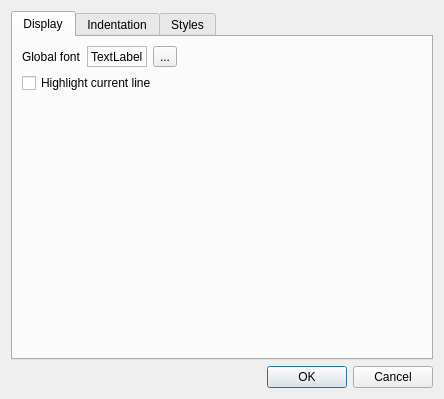
<ui version="4.0" >
 <class>ConfigDialog</class>
 <widget class="QDialog" name="ConfigDialog" >
  <property name="geometry" >
   <rect>
    <x>0</x>
    <y>0</y>
    <width>444</width>
    <height>399</height>
   </rect>
  </property>
  <property name="windowTitle" >
   <string>Configure Editor</string>
  </property>
  <layout class="QVBoxLayout" name="verticalLayout" >
   <item>
    <widget class="QTabWidget" name="tabs_" >
     <property name="currentIndex" >
      <number>0</number>
     </property>
     <widget class="QWidget" name="tab" >
      <attribute name="title" >
       <string>Display</string>
      </attribute>
      <layout class="QVBoxLayout" name="verticalLayout_4" >
       <item>
        <layout class="QHBoxLayout" name="horizontalLayout_2" >
         <item>
          <widget class="QLabel" name="label" >
           <property name="text" >
            <string>Global font</string>
           </property>
          </widget>
         </item>
         <item>
          <widget class="QLabel" name="globalFontLabel_" >
           <property name="frameShape" >
            <enum>QFrame::StyledPanel</enum>
           </property>
           <property name="text" >
            <string>TextLabel</string>
           </property>
          </widget>
         </item>
         <item>
          <widget class="QToolButton" name="globalFontButton_" >
           <property name="text" >
            <string>...</string>
           </property>
          </widget>
         </item>
         <item>
          <spacer name="horizontalSpacer_2" >
           <property name="orientation" >
            <enum>Qt::Horizontal</enum>
           </property>
           <property name="sizeHint" stdset="0" >
            <size>
             <width>40</width>
             <height>20</height>
            </size>
           </property>
          </spacer>
         </item>
        </layout>
       </item>
       <item>
        <widget class="QCheckBox" name="hlCurLineCheck_" >
         <property name="text" >
          <string>Highlight current line</string>
         </property>
        </widget>
       </item>
       <item>
        <spacer name="verticalSpacer_2" >
         <property name="orientation" >
          <enum>Qt::Vertical</enum>
         </property>
         <property name="sizeHint" stdset="0" >
          <size>
           <width>20</width>
           <height>41</height>
          </size>
         </property>
        </spacer>
       </item>
      </layout>
     </widget>
     <widget class="QWidget" name="tab_2" >
      <attribute name="title" >
       <string>Indentation</string>
      </attribute>
      <layout class="QVBoxLayout" name="verticalLayout_3" >
       <item>
        <widget class="QCheckBox" name="indentTabsCheck_" >
         <property name="text" >
          <string>Indent with tabs</string>
         </property>
        </widget>
       </item>
       <item>
        <widget class="QWidget" native="1" name="widget" >
         <layout class="QHBoxLayout" name="horizontalLayout" >
          <item>
           <widget class="QLabel" name="label_2" >
            <property name="text" >
             <string>Tab Width</string>
            </property>
           </widget>
          </item>
          <item>
           <widget class="QSpinBox" name="tabWidthSpin_" />
          </item>
          <item>
           <spacer name="horizontalSpacer" >
            <property name="orientation" >
             <enum>Qt::Horizontal</enum>
            </property>
            <property name="sizeHint" stdset="0" >
             <size>
              <width>173</width>
              <height>20</height>
             </size>
            </property>
           </spacer>
          </item>
         </layout>
        </widget>
       </item>
       <item>
        <widget class="QGroupBox" name="groupBox" >
         <property name="title" >
          <string>Language Options</string>
         </property>
         <layout class="QVBoxLayout" name="verticalLayout_2" >
          <item>
           <layout class="QHBoxLayout" name="horizontalLayout_5" >
            <item>
             <widget class="QLabel" name="label_4" >
              <property name="text" >
               <string>Language</string>
              </property>
             </widget>
            </item>
            <item>
             <widget class="QComboBox" name="indentLanguageCombo_" />
            </item>
            <item>
             <spacer name="horizontalSpacer_5" >
              <property name="orientation" >
               <enum>Qt::Horizontal</enum>
              </property>
              <property name="sizeHint" stdset="0" >
               <size>
                <width>40</width>
                <height>20</height>
               </size>
              </property>
             </spacer>
            </item>
           </layout>
          </item>
          <item>
           <widget class="QCheckBox" name="checkBox" >
            <property name="text" >
             <string>Maintain indentation</string>
            </property>
           </widget>
          </item>
          <item>
           <widget class="QCheckBox" name="checkBox_2" >
            <property name="text" >
             <string>Indent by opening braces</string>
            </property>
           </widget>
          </item>
          <item>
           <widget class="QCheckBox" name="checkBox_3" >
            <property name="text" >
             <string>Indent by closing braces</string>
            </property>
           </widget>
          </item>
         </layout>
        </widget>
       </item>
       <item>
        <spacer name="verticalSpacer" >
         <property name="orientation" >
          <enum>Qt::Vertical</enum>
         </property>
         <property name="sizeHint" stdset="0" >
          <size>
           <width>20</width>
           <height>132</height>
          </size>
         </property>
        </spacer>
       </item>
      </layout>
     </widget>
     <widget class="QWidget" name="tab_3" >
      <attribute name="title" >
       <string>Styles</string>
      </attribute>
      <layout class="QVBoxLayout" name="verticalLayout_5" >
       <item>
        <layout class="QHBoxLayout" name="horizontalLayout_3" >
         <item>
          <widget class="QLabel" name="label_3" >
           <property name="text" >
            <string>Language</string>
           </property>
          </widget>
         </item>
         <item>
          <widget class="QComboBox" name="styleLanguageCombo_" />
         </item>
         <item>
          <spacer name="horizontalSpacer_3" >
           <property name="orientation" >
            <enum>Qt::Horizontal</enum>
           </property>
           <property name="sizeHint" stdset="0" >
            <size>
             <width>40</width>
             <height>20</height>
            </size>
           </property>
          </spacer>
         </item>
        </layout>
       </item>
       <item>
        <widget class="QTreeView" name="styleView_" />
       </item>
       <item>
        <widget class="QCheckBox" name="globalFontCheck_" >
         <property name="text" >
          <string>Use global font for all styles</string>
         </property>
        </widget>
       </item>
       <item>
        <layout class="QHBoxLayout" name="horizontalLayout_4" >
         <item>
          <spacer name="horizontalSpacer_4" >
           <property name="orientation" >
            <enum>Qt::Horizontal</enum>
           </property>
           <property name="sizeHint" stdset="0" >
            <size>
             <width>40</width>
             <height>20</height>
            </size>
           </property>
          </spacer>
         </item>
         <item>
          <widget class="QPushButton" name="resetButton_" >
           <property name="text" >
            <string>Reset Styles</string>
           </property>
          </widget>
         </item>
        </layout>
       </item>
      </layout>
     </widget>
    </widget>
   </item>
   <item>
    <widget class="QDialogButtonBox" name="buttonBox" >
     <property name="orientation" >
      <enum>Qt::Horizontal</enum>
     </property>
     <property name="standardButtons" >
      <set>QDialogButtonBox::Cancel|QDialogButtonBox::Ok</set>
     </property>
    </widget>
   </item>
  </layout>
 </widget>
 <resources/>
 <connections>
  <connection>
   <sender>buttonBox</sender>
   <signal>accepted()</signal>
   <receiver>ConfigDialog</receiver>
   <slot>accept()</slot>
   <hints>
    <hint type="sourcelabel" >
     <x>242</x>
     <y>363</y>
    </hint>
    <hint type="destinationlabel" >
     <x>359</x>
     <y>262</y>
    </hint>
   </hints>
  </connection>
  <connection>
   <sender>buttonBox</sender>
   <signal>rejected()</signal>
   <receiver>ConfigDialog</receiver>
   <slot>reject()</slot>
   <hints>
    <hint type="sourcelabel" >
     <x>176</x>
     <y>363</y>
    </hint>
    <hint type="destinationlabel" >
     <x>355</x>
     <y>289</y>
    </hint>
   </hints>
  </connection>
  <connection>
   <sender>indentTabsCheck_</sender>
   <signal>toggled(bool)</signal>
   <receiver>widget</receiver>
   <slot>setEnabled(bool)</slot>
   <hints>
    <hint type="sourcelabel" >
     <x>49</x>
     <y>59</y>
    </hint>
    <hint type="destinationlabel" >
     <x>166</x>
     <y>101</y>
    </hint>
   </hints>
  </connection>
  <connection>
   <sender>globalFontButton_</sender>
   <signal>clicked()</signal>
   <receiver>ConfigDialog</receiver>
   <slot>changeGlobalFont()</slot>
   <hints>
    <hint type="sourcelabel" >
     <x>187</x>
     <y>60</y>
    </hint>
    <hint type="destinationlabel" >
     <x>429</x>
     <y>45</y>
    </hint>
   </hints>
  </connection>
  <connection>
   <sender>styleLanguageCombo_</sender>
   <signal>currentIndexChanged(int)</signal>
   <receiver>ConfigDialog</receiver>
   <slot>styleLanguageChanged(int)</slot>
   <hints>
    <hint type="sourcelabel" >
     <x>126</x>
     <y>56</y>
    </hint>
    <hint type="destinationlabel" >
     <x>429</x>
     <y>96</y>
    </hint>
   </hints>
  </connection>
  <connection>
   <sender>indentLanguageCombo_</sender>
   <signal>currentIndexChanged(int)</signal>
   <receiver>ConfigDialog</receiver>
   <slot>indentLanguageChanged(int)</slot>
   <hints>
    <hint type="sourcelabel" >
     <x>142</x>
     <y>172</y>
    </hint>
    <hint type="destinationlabel" >
     <x>429</x>
     <y>149</y>
    </hint>
   </hints>
  </connection>
  <connection>
   <sender>styleView_</sender>
   <signal>activated(QModelIndex)</signal>
   <receiver>ConfigDialog</receiver>
   <slot>editStyle(QModelIndex)</slot>
   <hints>
    <hint type="sourcelabel" >
     <x>370</x>
     <y>165</y>
    </hint>
    <hint type="destinationlabel" >
     <x>430</x>
     <y>176</y>
    </hint>
   </hints>
  </connection>
  <connection>
   <sender>resetButton_</sender>
   <signal>clicked()</signal>
   <receiver>ConfigDialog</receiver>
   <slot>resetStyles()</slot>
   <hints>
    <hint type="sourcelabel" >
     <x>396</x>
     <y>330</y>
    </hint>
    <hint type="destinationlabel" >
     <x>443</x>
     <y>314</y>
    </hint>
   </hints>
  </connection>
 </connections>
 <slots>
  <slot>changeGlobalFont()</slot>
  <slot>indentLanguageChanged(int)</slot>
  <slot>styleLanguageChanged(int)</slot>
  <slot>editStyle(QModelIndex)</slot>
  <slot>resetStyles()</slot>
 </slots>
</ui>
